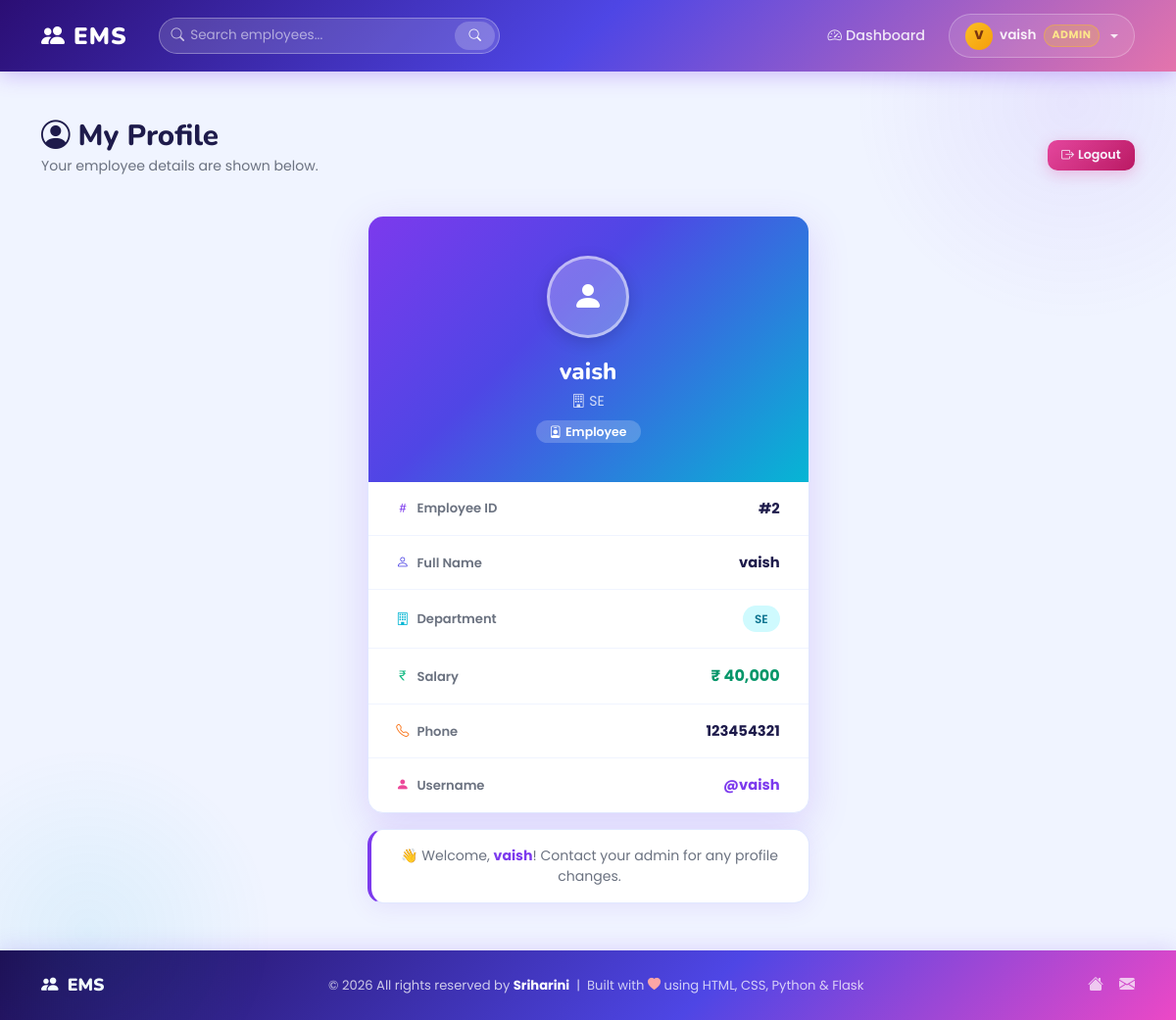
/emp_dashboard (signed in), run on the app's committed database.
### tables this page shows
CREATE TABLE employee (
    eid INTEGER PRIMARY KEY AUTOINCREMENT,
    ename TEXT,
    edept TEXT,
    esalary INTEGER,
    ephone TEXT,
    username TEXT
);

### app.py (the view)
@app.route("/emp_dashboard")
def emp_dashboard():
    if not logged_in():
        flash("Please log in to continue.", "warning")
        return redirect("/login")
    emp = q("SELECT * FROM employee WHERE username=?",
            (session["username"],), fetch="one")
    return render_template("emp_dashboard.html", emp=emp)

### app.py (called while the page is built)
def get_db():
    if "db" not in g:
        g.db = sqlite3.connect(DATABASE)
        g.db.row_factory = sqlite3.Row   # rows behave like dicts AND support index
    return g.db

def q(sql, params=(), fetch="all"):
    db  = get_db()
    cur = db.execute(sql, params)
    if fetch == "one":
        return cur.fetchone()
    if fetch == "all":
        return cur.fetchall()
    db.commit()          # commit writes immediately
    return None

def logged_in():
    return session.get("username") is not None

### templates/emp_dashboard.html
{% extends 'base.html' %}
{% block content %}
<div class="d-flex align-items-center justify-content-between flex-wrap gap-2 mb-4">
  <div>
    <h1 class="page-title"><i class="bi bi-person-circle me-2"></i>My Profile</h1>
    <p class="page-subtitle">Your employee details are shown below.</p>
  </div>
  <a href="/logout" class="btn btn-danger btn-sm">
    <i class="bi bi-box-arrow-right me-1"></i>Logout
  </a>
</div>
{% if emp %}
<div class="row justify-content-center">
  <div class="col-md-7 col-lg-5">
    <div class="profile-card">
      <div class="profile-header">
        <div class="profile-avatar">
          <i class="bi bi-person-fill" style="font-size:2rem; color:#fff;"></i>
        </div>
        <div class="profile-name">{{ emp[1] }}</div>
        <div class="profile-sub">
          <i class="bi bi-building me-1"></i>{{ emp[2] }}
        </div>
        <div class="mt-2">
          <span style="background:rgba(255,255,255,0.2);color:#fff;border-radius:20px;padding:3px 14px;font-size:0.78rem;font-weight:600;">
            <i class="bi bi-person-badge me-1"></i>Employee
          </span>
        </div>
      </div>
      <div class="profile-body">
        <div class="profile-row">
          <span class="profile-key">
            <i class="bi bi-hash" style="color:#7c3aed;"></i> Employee ID
          </span>
          <span class="profile-val">#{{ emp[0] }}</span>
        </div>
        <div class="profile-row">
          <span class="profile-key">
            <i class="bi bi-person" style="color:#4f46e5;"></i> Full Name
          </span>
          <span class="profile-val">{{ emp[1] }}</span>
        </div>
        <div class="profile-row">
          <span class="profile-key">
            <i class="bi bi-building" style="color:#06b6d4;"></i> Department
          </span>
          <span class="profile-val">
            <span class="chip chip-teal">{{ emp[2] }}</span>
          </span>
        </div>
        <div class="profile-row">
          <span class="profile-key">
            <i class="bi bi-currency-rupee" style="color:#10b981;"></i> Salary
          </span>
          <span class="profile-val" style="color:#059669;font-size:1rem;">
            ₹ {{ "{:,}".format(emp[3]|int) }}
          </span>
        </div>
        <div class="profile-row">
          <span class="profile-key">
            <i class="bi bi-telephone" style="color:#f97316;"></i> Phone
          </span>
          <span class="profile-val">{{ emp[4] }}</span>
        </div>
        <div class="profile-row">
          <span class="profile-key">
            <i class="bi bi-person-fill" style="color:#ec4899;"></i> Username
          </span>
          <span class="profile-val" style="color:#7c3aed;">@{{ session.get('username') }}</span>
        </div>
      </div>
    </div>
    <div class="card mt-3 p-3 text-center" style="border-left:4px solid #7c3aed !important;">
      <p class="mb-0" style="font-size:0.88rem;color:#6b7280;">
        👋 Welcome, <strong style="color:#7c3aed">{{ emp[1] }}</strong>!
        Contact your admin for any profile changes.
      </p>
    </div>
  </div>
</div>
{% else %}
<div class="text-center py-5">
  <div style="font-size:4rem;">⚠️</div>
  <h5 class="mt-3" style="color:#6b7280;">No profile data found.</h5>
  <p style="color:#9ca3af;font-size:0.88rem;">Please contact the admin to update your profile.</p>
</div>
{% endif %}
{% endblock %}

### static/style.css (style rules this page uses)
:root { --purple: #7c3aed; --purple-l: #a78bfa; --pink: #ec4899; --orange: #f97316; --teal: #06b6d4; --green: #10b981; --yellow: #f59e0b; --indigo: #4f46e5; --bg: #f0f4ff; --white: #ffffff; --border: #e0e7ff; --text: #1e1b4b; --muted: #6b7280; --radius: 16px; --radius-sm:10px; --shadow: 0 4px 24px rgba(124,58,237,0.10); --shadow-lg:0 12px 40px rgba(124,58,237,0.18); }
*, *::before, *::after { box-sizing: border-box; margin: 0; padding: 0; }
html { height: 100%; }
body { font-family: 'Poppins', sans-serif; background: var(--bg); color: var(--text); min-height: 100vh; display: flex; flex-direction: column; }
body::before { content: ''; position: fixed; top: -120px; right: -120px; width: 450px; height: 450px; background: radial-gradient(circle, rgba(124,58,237,0.08), transparent 70%); pointer-events: none; z-index: 0; }
body::after { content: ''; position: fixed; bottom: -100px; left: -100px; width: 380px; height: 380px; background: radial-gradient(circle, rgba(6,182,212,0.08), transparent 70%); pointer-events: none; z-index: 0; }
.card { background: var(--white) !important; border: 1px solid var(--border) !important; border-radius: var(--radius) !important; box-shadow: var(--shadow) !important; transition: transform 0.25s, box-shadow 0.25s; }
.btn { font-family: 'Poppins', sans-serif !important; font-weight: 600; border-radius: var(--radius-sm) !important; padding: 0.65rem 1.5rem !important; font-size: 0.88rem !important; transition: all 0.22s ease !important; }
.btn-danger { background: linear-gradient(135deg, var(--pink), #be185d) !important; border: none !important; color: #fff !important; box-shadow: 0 4px 15px rgba(236,72,153,0.3) !important; }
.btn-sm { padding: 0.38rem 0.9rem !important; font-size: 0.79rem !important; }
.page-title { font-family: 'Nunito', sans-serif; font-size: 1.85rem; font-weight: 800; color: var(--text); margin-bottom: 0.15rem; }
.page-subtitle { color: var(--muted); font-size: 0.88rem; }
.chip { display: inline-block; font-size: 0.75rem; font-weight: 600; padding: 0.28rem 0.75rem; border-radius: 20px; }
.chip-teal { background: #cffafe; color: #0e7490; }
.profile-card { background: var(--white); border-radius: var(--radius); overflow: hidden; box-shadow: var(--shadow-lg); border: 1px solid var(--border); }
.profile-header { background: linear-gradient(135deg, #7c3aed 0%, #4f46e5 40%, #06b6d4 100%); padding: 2.5rem 2rem; text-align: center; }
.profile-avatar { width: 84px; height: 84px; border-radius: 50%; background: rgba(255,255,255,0.25); display: flex; align-items: center; justify-content: center; font-size: 2.2rem; margin: 0 auto 1rem; border: 3px solid rgba(255,255,255,0.5); box-shadow: 0 4px 16px rgba(0,0,0,0.15); }
.profile-name { font-family: 'Nunito', sans-serif; font-size: 1.5rem; font-weight: 800; color: #fff; }
.profile-sub { color: rgba(255,255,255,0.78); font-size: 0.88rem; margin-top: 2px; }
.profile-body { padding: 0; }
.profile-row { display: flex; align-items: center; justify-content: space-between; padding: 1rem 1.8rem; border-bottom: 1px solid #f0f4ff; transition: background 0.15s; }
.profile-row:last-child { border-bottom: none; }
.profile-key { font-size: 0.82rem; font-weight: 600; color: var(--muted); display: flex; align-items: center; gap: 8px; }
.profile-val { font-weight: 700; color: var(--text); font-size: 0.92rem; }
a { color: var(--purple); }

### data on the page
employee: ename "vaish", edept "SE", eid "2", esalary "40,000", ephone "123454321"

### other printed values
{{ session.get('username', 'A')[0]|upper }} "V"
{{ session.get('username') }} "vaish"
